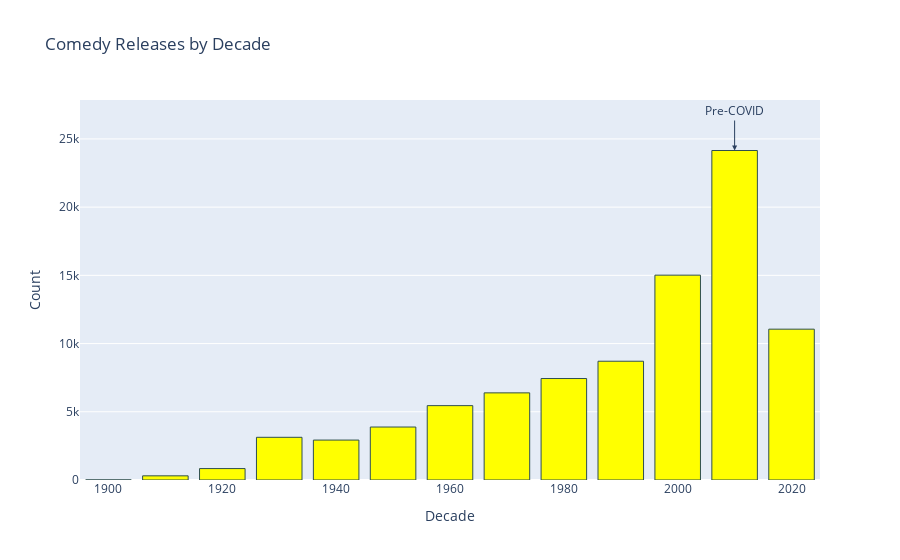

This figure's notebook cell:
### Markdown cell above
## Relatively close to Drama almost as if siblings. Numbers like these I would almost be okay with throwing Greek in front of it.

### Code cell
# Plotly bar 'Comedy' title release by decade
fig = px.bar(decade_counts_comedy, x='Decade', y='Count', # color='Decade', 
             color_discrete_sequence=['yellow'], # Comedy is usually  yellow
             title='Comedy Releases by Decade')
fig.update_traces(marker=dict(line=dict(width=1, color='DarkSlateGrey')))
# Label the bar for 2010 pre-covid vertically
fig.add_annotation(x=2010, y=decade_counts_comedy.loc[decade_counts_comedy['Decade'] == 2010, 'Count'].values[0],
                   text="Pre-COVID",
                   showarrow=True,
                   arrowhead=2,
                   ax=0,
                   ay=-40,
                   font=dict(size=12))
fig.show()

### Figure 1 — Plotly figure (JSON) as saved in the notebook; plotly's stock layout.template omitted (floating-point values rounded to 4 significant figures)
{"data": [{"alignmentgroup": "True", "hovertemplate": "Decade=%{x}<br>Count=%{y}<extra></extra>", "legendgroup": "", "marker": {"color": "yellow", "line": {"color": "DarkSlateGrey", "width": 1}, "pattern": {"shape": ""}}, "name": "", "offsetgroup": "", "orientation": "v", "showlegend": false, "textposition": "auto", "type": "bar", "x": [1900, 1910, 1920, 1930, 1940, 1950, 1960, 1970, 1980, 1990, 2000, 2010, 2020], "xaxis": "x", "y": [6, 306, 838, 3129, 2927, 3883, 5450, 6387, 7438, 8705, 15015, 24151, 11056], "yaxis": "y"}], "layout": {"annotations": [{"arrowhead": 2, "ax": 0, "ay": -40, "font": {"size": 12}, "showarrow": true, "text": "Pre-COVID", "x": 2010, "y": 24151}], "barmode": "relative", "legend": {"tracegroupgap": 0}, "title": {"text": "Comedy Releases by Decade"}, "xaxis": {"anchor": "y", "domain": [0, 1], "title": {"text": "Decade"}}, "yaxis": {"anchor": "x", "domain": [0, 1], "title": {"text": "Count"}}}}
